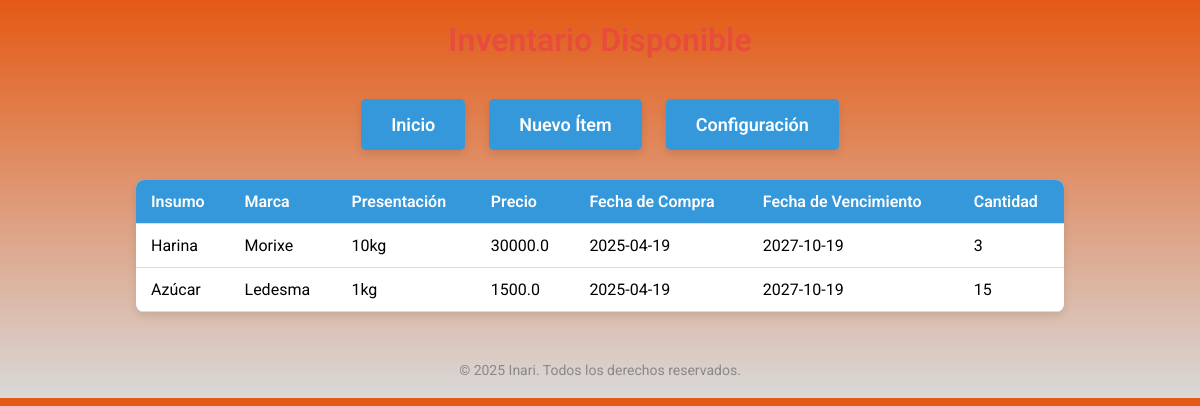
Page /inventario on the committed database.
### tables this page shows
CREATE TABLE inventario (
        id INTEGER PRIMARY KEY,
        insumo_id INTEGER NOT NULL,
        marca_id INTEGER NOT NULL,
        presentacion_id INTEGER NOT NULL,
        precio REAL NOT NULL,
        fecha_compra TEXT NOT NULL,
        fecha_vencimiento TEXT NOT NULL,
        cantidad INTEGER NOT NULL,
        FOREIGN KEY (insumo_id) REFERENCES insumos (id),
        FOREIGN KEY (marca_id) REFERENCES marcas (id),
        FOREIGN KEY (presentacion_id) REFERENCES presentaciones (id)
        );

CREATE TABLE insumos (
            id INTEGER PRIMARY KEY,
            nombre TEXT UNIQUE NOT NULL
        );

CREATE TABLE marcas (
        id INTEGER PRIMARY KEY,
        nombre TEXT UNIQUE NOT NULL
    );

CREATE TABLE presentaciones (
        id INTEGER PRIMARY KEY,
        descripcion TEXT UNIQUE NOT NULL
    );

### app.py (the view)
@app.route('/inventario')
def index():
    conn = get_db_connection()
    cursor = conn.cursor()
    cursor.execute('''
        SELECT i.nombre AS insumo, m.nombre AS marca, p.descripcion AS presentacion,
               inv.precio, inv.fecha_compra, inv.fecha_vencimiento, inv.cantidad
        FROM inventario inv
        JOIN insumos i ON inv.insumo_id = i.id
        JOIN marcas m ON inv.marca_id = m.id
        JOIN presentaciones p ON inv.presentacion_id = p.id
    ''')
    items = cursor.fetchall()
    conn.close()
    return render_template('inventario.html', items=items)

### app.py (called while the page is built)
def get_db_connection():
    conn = sqlite3.connect('inventario.db')
    conn.row_factory = sqlite3.Row
    return conn

### Templates/inventario.html (shortened to what this page needs)
<!DOCTYPE html>
<html>
<head>
</head>
<body>
    <h1>Inventario Disponible</h1>
    <div class="nav">
        <a href="{{ url_for('home') }}">Inicio</a>
        <a href="{{ url_for('nuevo') }}">Nuevo Ítem</a>
        <a href="{{ url_for('configuracion') }}">Configuración</a>
    </div>
    <table>
        <thead>
            <tr>
                <th>Insumo</th>
                <th>Marca</th>
                <th>Presentación</th>
                <th>Precio</th>
                <th>Fecha de Compra</th>
                <th>Fecha de Vencimiento</th>
                <th>Cantidad</th>
            </tr>
        </thead>
        <tbody>
            {% for item in items %}
            <tr>
                <td>{{ item['insumo'] }}</td>
                <td>{{ item['marca'] }}</td>
                <td>{{ item['presentacion'] }}</td>
                <td>{{ item['precio'] }}</td>
                <td>{{ item['fecha_compra'] }}</td>
                <td>{{ item['fecha_vencimiento'] }}</td>
                <td>{{ item['cantidad'] }}</td>
            </tr>
            {% endfor %}
        </tbody>
    </table>
</body>
<footer style="margin-top: 50px; font-size: 14px; color: #888;">
    © 2025 Inari. Todos los derechos reservados.
</footer>
</html>

### Templates/inventario.html (style rules this page uses)
body { font-family: 'Roboto', sans-serif; text-align: center; margin: 20px; background: linear-gradient(to bottom, #e45914, #d9d9d9); }
h1 { color: #e74c3c; font-weight: 600; }
table { width: 80%; margin: 20px auto; border-collapse: collapse; background: white; border-radius: 8px; overflow: hidden; box-shadow: 0 4px 8px rgba(0, 0, 0, 0.1); }
th, td { padding: 12px 15px; text-align: left; border-bottom: 1px solid #ddd; }
th { background-color: #3498db; color: white; font-weight: 600; }
.nav { margin-top: 30px; }
.nav a { display: inline-block; margin: 10px; padding: 15px 30px; text-decoration: none; color: white; background-color: #3498db; border-radius: 5px; font-size: 18px; font-weight: 600; box-shadow: 0 4px 8px rgba(0, 0, 0, 0.1); }

### rows in the picture
inventario: insumo "Harina", marca "Morixe", presentacion "10kg", precio "30000.0", fecha_compra "2025-04-19", fecha_vencimiento "2027-10-19", cantidad "3"
inventario: insumo "Azúcar", marca "Ledesma", presentacion "1kg", precio "1500.0", fecha_compra "2025-04-19", fecha_vencimiento "2027-10-19", cantidad "15"
